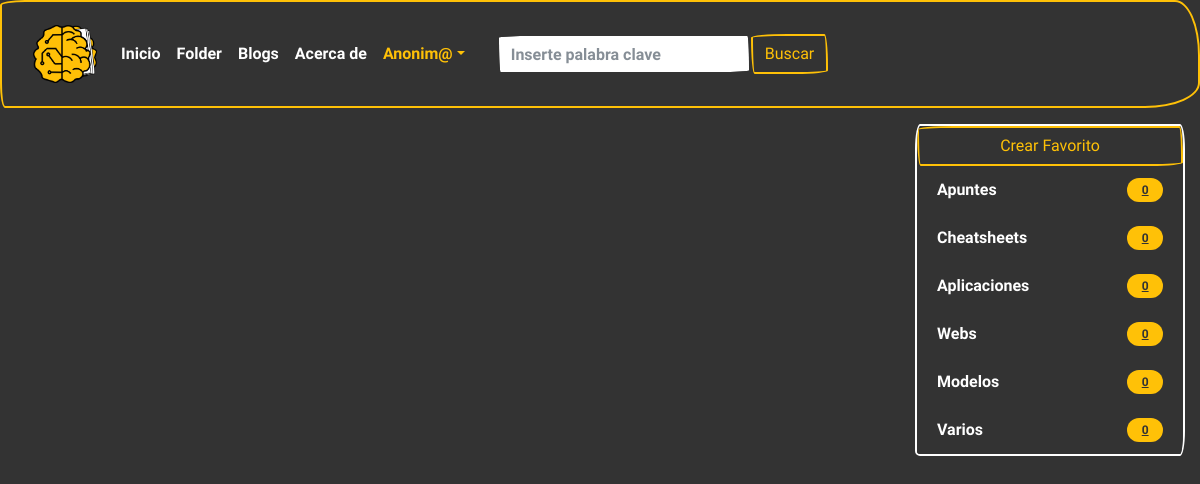
The page /explore/ on the database as committed earlier.
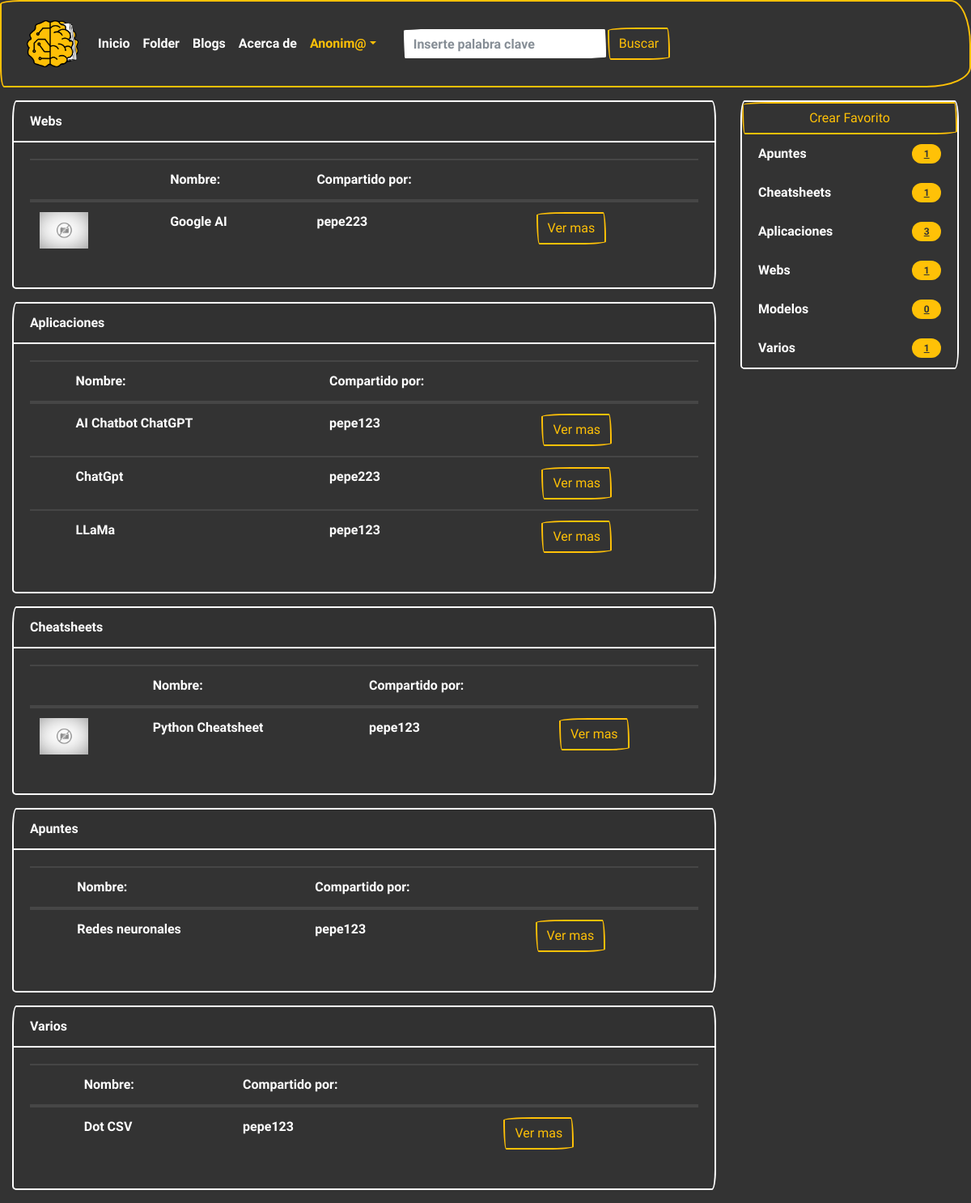
The same page on the database as committed later.
### folder/models.py (models this page shows, shortened)
class Fav(models.Model):
    nombre = models.CharField(max_length=100)
    tipo = models.CharField(
        max_length=20,
        choices=OPCIONES_TIPOS,
        default='Aplicacion'
    )
    descripcion = models.TextField(max_length=1000, default="")
    claves = models.CharField(max_length=100)
    url = models.URLField(max_length=250)
    user = models.ForeignKey(User, on_delete=models.CASCADE)
    imagen = models.URLField(max_length=250, default="")

### folder/views.py (the view)
# urls.py: path('explore/', views.explore, name='explore'),
def explore(request):
    favs = Fav.objects.all()
    cheatsheets = favs.filter(tipo__icontains="CheatSheet")
    cantidad_cheatsheets = cheatsheets.count()
    webs = favs.filter(tipo__icontains="Web")
    cantidad_webs = webs.count()
    aplicaciones = favs.filter(tipo__icontains="Aplicacion")
    cantidad_aplicaciones = aplicaciones.count()
    apuntes = favs.filter(tipo__icontains="Apunte")
    cantidad_apuntes = apuntes.count()
    modelos = favs.filter(tipo__icontains="Modelo")
    cantidad_modelos = modelos.count()
    varios = favs.filter(tipo__icontains="Varios")
    cantidad_varios = varios.count()
    return render(request, 'explore.html', {"cheatsheets": cheatsheets, 'cantidad_cheatsheets': cantidad_cheatsheets, 'webs': webs, 'cantidad_webs': cantidad_webs, 'aplicaciones': aplicaciones, 'cantidad_aplicaciones': cantidad_aplicaciones, 'apuntes': apuntes, 'cantidad_apuntes': cantidad_apuntes, 'modelos': modelos, 'cantidad_modelos': cantidad_modelos, 'varios': varios, 'cantidad_varios': cantidad_varios})

### templates/explore.html (shortened to what the changed rows need)
{% extends "base.html" %}
{% load static %}
{% block contenido %}
<div class="container-fluid" style="width: 100%">
    <div class="row">
        <div class="col-lg-9 col-sm-12">
            {% if webs %}
            <div class="card border-white bg-primary text-white mb-3">
                <div class="card-header">Webs</div>
                <div class="card-body">
                    <table class="table table-dark">
                        <thead>
                            <tr>
                                <th scope="col"></th>
                                <th scope="col">Nombre:</th>
                                <th scope="col">Compartido por:</th>
                                <th scope="col"></th>
                            </tr>
                        </thead>
                        <tbody>
                            {% for web in webs %}
                            <tr>
                                <td>
                                    {% if web.imagen %}
                                    <img src="{{web.imagen}}" style="width:60px" alt="">
                                    {% else %}
                                    <img src="{% static 'img/sin_imagen.jpeg' %}" style="width:60px" alt="">
                                    {% endif %}
                                </td>
                                <td>{{web.nombre}}</td>
                                <td>{{web.user}}</td>
                                <td>
                                    <a class='btn btn-outline-warning' href="{%url 'detail_fav' web.id %}">Ver
                                        mas</a>
                                </td>
                            </tr>
                            {% endfor %}
                        </tbody>
                    </table>
                </div>
            </div>
            {% endif %}
            {% if aplicaciones %}
            <div class="card border-white bg-primary text-white mb-3">
                <div class="card-header">Aplicaciones</div>
                <div class="card-body">
                    <table class="table table-dark">
                        <thead>
                            <tr>
                                <th scope="col"></th>
                                <th scope="col">Nombre:</th>
                                <th scope="col">Compartido por:</th>
                                <th scope="col"></th>
                            </tr>
                        </thead>
                        <tbody>
                            {% for aplicacion in aplicaciones %}
                            <tr>
                                <td>
                                </td>
                                <td>{{aplicacion.nombre}}</td>
                                <td>{{aplicacion.user}}</td>
                                <td>
                                    <a class='btn btn-outline-warning' href="{%url 'detail_fav' aplicacion.id %}">Ver
                                        mas</a>
                                </td>
                            </tr>
                            {% endfor %}
                        </tbody>
                    </table>
                </div>
            </div>
            {% endif %}
            {% if cheatsheets %}
            <div class="card border-white bg-primary text-white mb-3">
                <div id='cheatsheets' class="card-header">Cheatsheets</div>
                <div class="card-body">
                    <table class="table table-dark">
                        <thead>
                            <tr>
                                <th scope="col"></th>
                                <th scope="col">Nombre:</th>
                                <th scope="col">Compartido por:</th>
                                <th scope="col"></th>
                            </tr>
                        </thead>
                        <tbody>
                            {% for cheatsheet in cheatsheets %}
                            <tr>
                                <td>
                                    {% if cheatsheet.imagen %}
                                    <img src="{{cheatsheet.imagen}}" style="width:60px" alt="">
                                    {% else %}
                                    <img src="{% static 'img/sin_imagen.jpeg' %}" style="width:60px" alt="">
                                    {% endif %}
                                </td>
                                <td>{{cheatsheet.nombre}}</td>
                                <td>{{cheatsheet.user}}</td>
                                <td>
                                    <a class='btn btn-outline-warning' href="{%url 'detail_fav' cheatsheet.id %}">Ver
                                        mas</a>
                                </td>
                            </tr>
                            {% endfor %}
                        </tbody>
                    </table>
                </div>
            </div>
            {% endif %}
            {% if apuntes %}
            <div class="card border-white bg-primary text-white mb-3">
                <div id='apuntes' class="card-header">Apuntes</div>
                <div class="card-body">
                    <table class="table table-dark">
                        <thead>
                            <tr>
                                <th scope="col"></th>
                                <th scope="col">Nombre:</th>
                                <th scope="col">Compartido por:</th>
                                <th scope="col"></th>
                            </tr>
                        </thead>
                        <tbody>
                            {% for apunte in apuntes %}
                            <tr>
                                <td>
                                </td>
                                <td>{{apunte.nombre}}</td>
                                <td>{{apunte.user}}</td>
                                <td>
                                    <a class='btn btn-outline-warning' href="{%url 'detail_fav' apunte.id %}">Ver
                                        mas</a>
                                </td>
                            </tr>
                            {% endfor %}
                        </tbody>
                    </table>
                </div>
            </div>
            {% endif %}
            {% if varios %}
            <div class="card border-white bg-primary text-white mb-3">
                <div id='varios' class="card-header">Varios</div>
                <div class="card-body">
                    <table class="table table-dark">
                        <thead>
                            <tr>
                                <th scope="col"></th>
                                <th scope="col">Nombre:</th>
                                <th scope="col">Compartido por:</th>
                                <th scope="col"></th>
                            </tr>
                        </thead>
                        <tbody>
                            {% for item in varios %}
                            <tr>
                                <td>
                                </td>
                                <td>{{item.nombre}}</td>
                                <td>{{item.user}}</td>
                                <td>
                                    <a class='btn btn-outline-warning' href="{%url 'detail_fav' item.id %}">Ver
                                        mas</a>
                                </td>
                            </tr>
                            {% endfor %}
                        </tbody>
                    </table>
                </div>
            </div>
            {% endif %}
        </div>
        <div class="col-lg-3">
            <ul class="list-group card border-white bg-primary text-white mb-3 position-sticky" style="top: 2rem">
                <a href="#apuntes">
                    <li
                        class="list-group-item d-flex justify-content-between align-items-center border-white bg-primary text-white">
                        Apuntes
                        <span class="badge bg-warning rounded-pill text-primary">{{cantidad_apuntes}}</span>
                    </li>
                </a>
                <a href="#cheatsheets">
                    <li
                        class="list-group-item d-flex justify-content-between align-items-center border-white bg-primary text-white">
                        Cheatsheets
                        <span class="badge bg-warning rounded-pill text-primary">{{cantidad_cheatsheets}}</span>
                    </li>
                </a>
                <a href="#aplicaciones">
                    <li
                        class="list-group-item d-flex justify-content-between align-items-center border-white bg-primary text-white">
                        Aplicaciones
                        <span class="badge bg-warning rounded-pill text-primary">{{cantidad_aplicaciones}}</span>
                    </li>
                </a>
                <a href="#webs">
                    <li
                        class="list-group-item d-flex justify-content-between align-items-center border-white bg-primary text-white">
                        Webs
                        <span class="badge bg-warning rounded-pill text-primary">{{cantidad_webs}}</span>
                    </li>
                </a>
                <a href="#varios">
                    <li
                        class="list-group-item d-flex justify-content-between align-items-center border-white bg-primary text-white">
                        Varios
                        <span class="badge bg-warning rounded-pill text-primary">{{cantidad_varios}}</span>
                    </li>
                </a>
            </ul>
        </div>
    </div>
</div>
{% endblock contenido %}

Rows that differ between the two databases and show on the page:
added Fav: nombre "Google AI", user "pepe223"
added Fav: nombre "AI Chatbot ChatGPT", user "pepe123"
added Fav: nombre "ChatGpt", user "pepe223"
added Fav: nombre "LLaMa", user "pepe123"
added Fav: nombre "Python Cheatsheet", user "pepe123"
added Fav: nombre "Redes neuronales", user "pepe123"
added Fav: nombre "Dot CSV", user "pepe123"
Other text that changed with them:
{{ cantidad_apuntes }}: "0" → "1"
{{ cantidad_cheatsheets }}: "0" → "1"
{{ cantidad_aplicaciones }}: "0" → "3"
{{ cantidad_webs }}: "0" → "1"
{{ cantidad_varios }}: "0" → "1"
text now shown: "Webs Nombre: Compartido por: Aplicaciones Nombre: Compartido por: Cheatsheets Nombre: Compartido por: Apuntes Nombre: Compartido por: Varios Nombre: Compartido por:"
